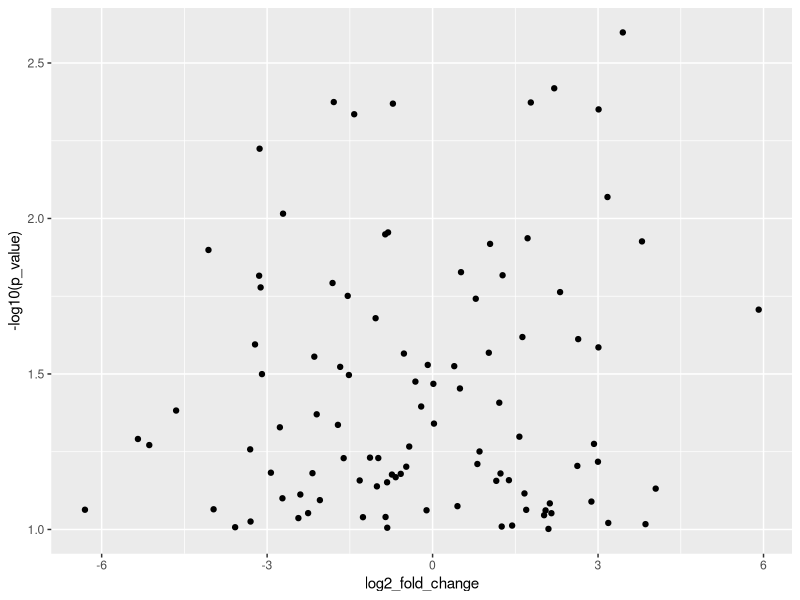
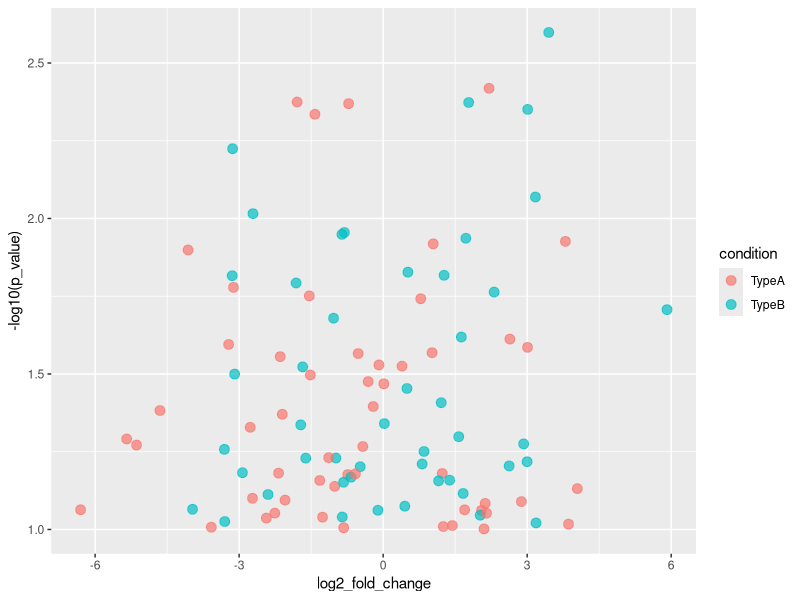
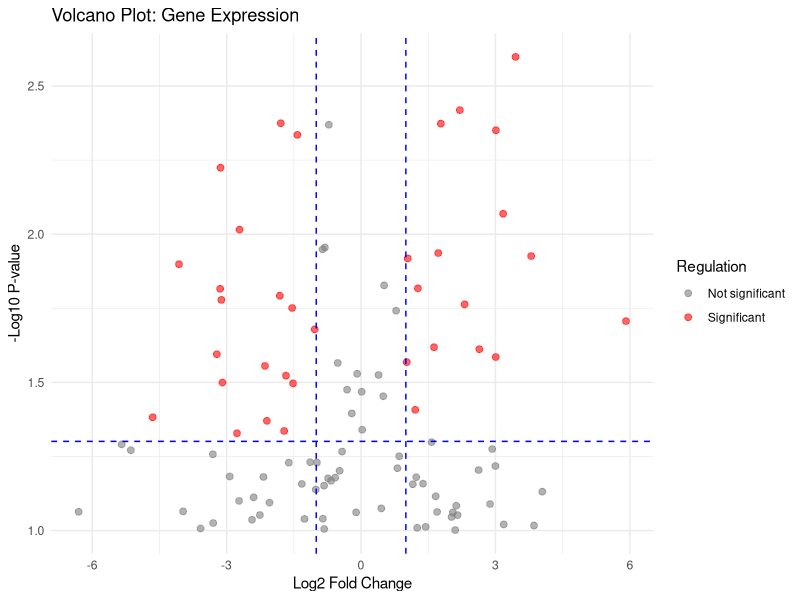
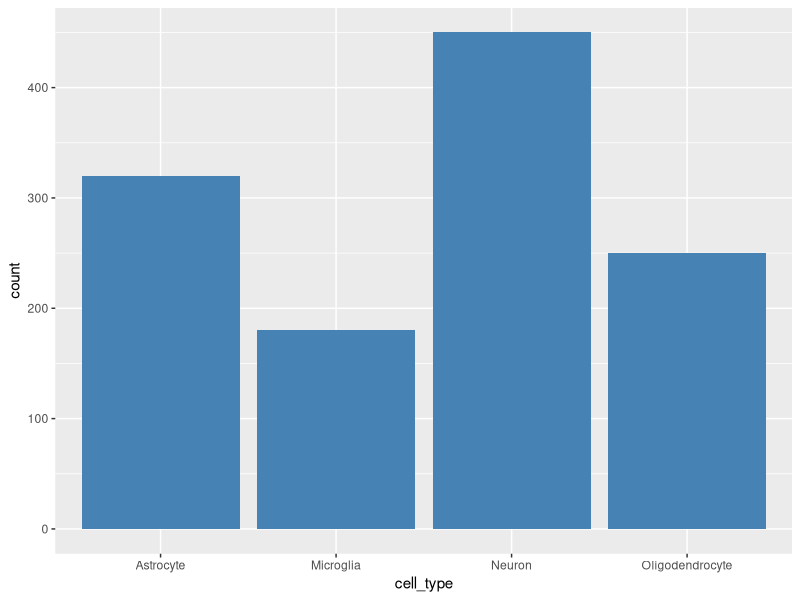
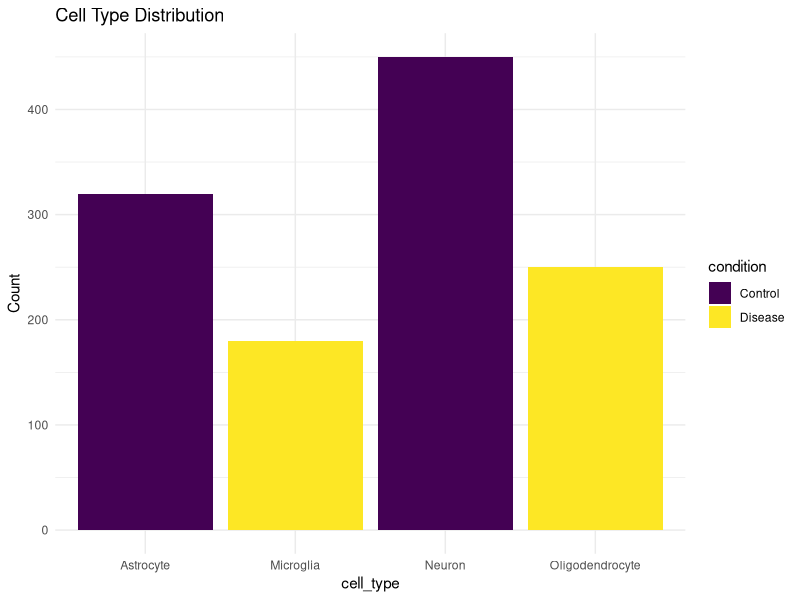
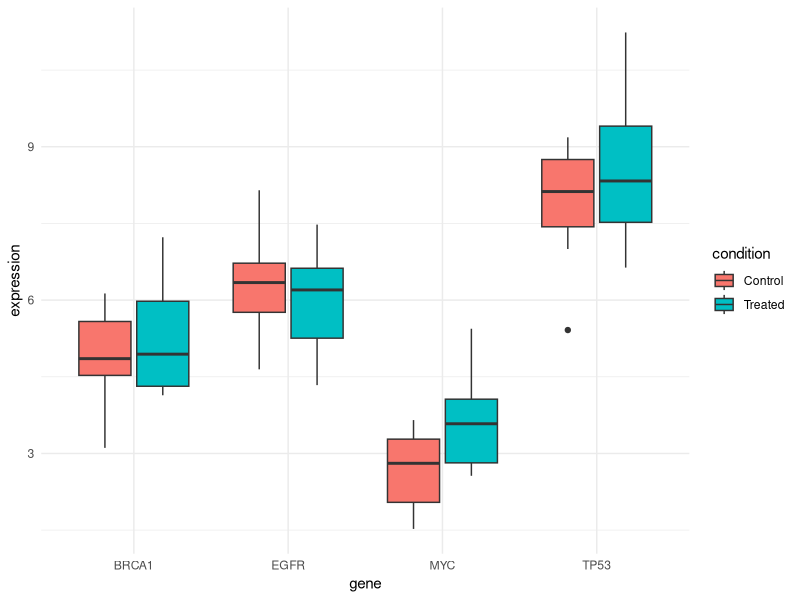
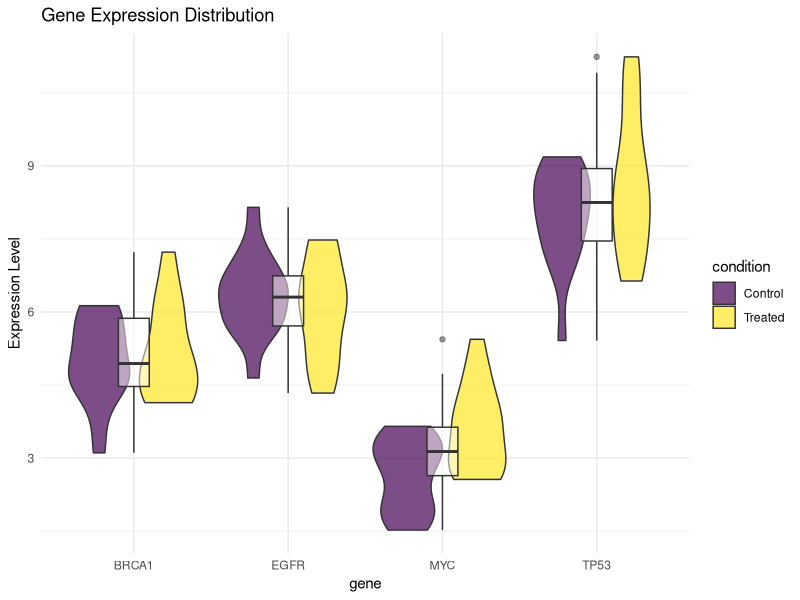
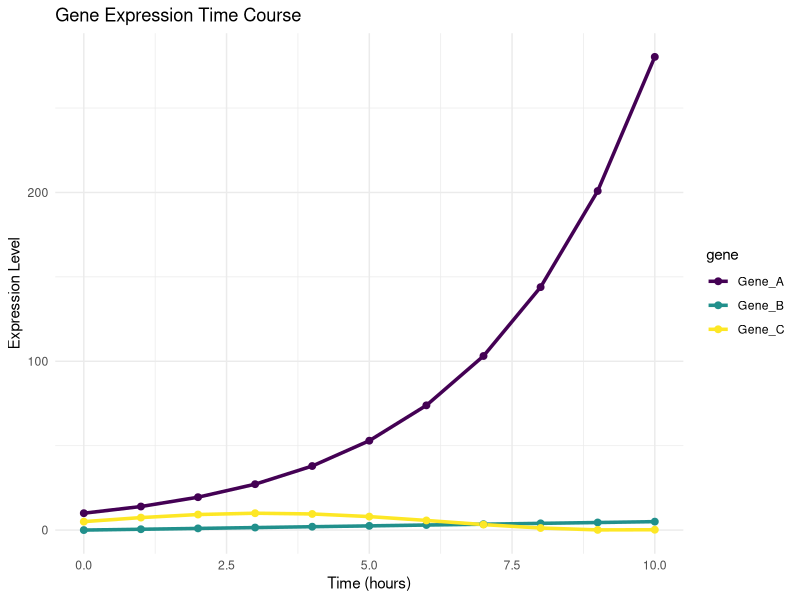

Recreate these plots in R, in order.
# ========================================================================
# Module 03: Data Visualization - ggplot2 Basics
# ========================================================================
#
# Learning Objectives:
#   - Understand the Grammar of Graphics
#   - Master basic plot types (scatter, bar, line, box, violin)
#   - Customize aesthetics (color, size, shape)
#   - Add layers and facets
#
# Estimated time: 3-4 hours
# Difficulty: Intermediate
#
# ========================================================================

library(tidyverse)
library(viridis)  # Color scales

# ========================================================================
# 1. GRAMMAR OF GRAPHICS: The ggplot2 Philosophy
# ========================================================================

# Every ggplot has 3 essential components:
#   1. Data
#   2. Aesthetic mappings (aes)
#   3. Geometric objects (geoms)

# Basic template:
# ggplot(data = <DATA>, aes(x = <X>, y = <Y>)) +
#   geom_<TYPE>()

# ========================================================================
# 2. SCATTER PLOTS
# ========================================================================

# Example data
gene_expr <- data.frame(
  gene_id = paste0("GENE_", 1:100),
  log2_fold_change = rnorm(100, 0, 2),
  p_value = runif(100, 0, 0.1),
  condition = sample(c("TypeA", "TypeB"), 100, replace = TRUE)
)

# Basic scatter plot
ggplot(gene_expr, aes(x = log2_fold_change, y = -log10(p_value))) +
  geom_point()

# Add color by condition
ggplot(gene_expr, aes(x = log2_fold_change, y = -log10(p_value), color = condition)) +
  geom_point(size = 3, alpha = 0.7)

# Volcano plot (publication-quality)
volcano_plot <- ggplot(gene_expr, aes(x = log2_fold_change, y = -log10(p_value))) +
  geom_point(aes(color = p_value < 0.05 & abs(log2_fold_change) > 1),
             size = 2, alpha = 0.6) +
  scale_color_manual(values = c("grey50", "red"),
                     labels = c("Not significant", "Significant"),
                     name = "Regulation") +
  geom_hline(yintercept = -log10(0.05), linetype = "dashed", color = "blue") +
  geom_vline(xintercept = c(-1, 1), linetype = "dashed", color = "blue") +
  labs(
    title = "Volcano Plot: Gene Expression",
    x = "Log2 Fold Change",
    y = "-Log10 P-value"
  ) +
  theme_minimal()

print(volcano_plot)

# ========================================================================
# 3. BAR PLOTS
# ========================================================================

# Count data
cell_counts <- data.frame(
  cell_type = c("Neuron", "Astrocyte", "Microglia", "Oligodendrocyte"),
  count = c(450, 320, 180, 250),
  condition = rep(c("Control", "Disease"), each = 2)
)

# Basic bar plot
ggplot(cell_counts, aes(x = cell_type, y = count)) +
  geom_col(fill = "steelblue")

# Grouped bar plot
ggplot(cell_counts, aes(x = cell_type, y = count, fill = condition)) +
  geom_col(position = "dodge") +
  scale_fill_viridis(discrete = TRUE) +
  theme_minimal() +
  labs(title = "Cell Type Distribution", y = "Count")

# ========================================================================
# 4. BOX PLOTS & VIOLIN PLOTS
# ========================================================================

# Generate sample data
expression_data <- data.frame(
  gene = rep(c("BRCA1", "TP53", "MYC", "EGFR"), each = 30),
  expression = c(
    rnorm(30, 5, 1),
    rnorm(30, 8, 1.5),
    rnorm(30, 3, 0.8),
    rnorm(30, 6, 1.2)
  ),
  condition = rep(c("Control", "Treated"), 60)
)

# Box plot
ggplot(expression_data, aes(x = gene, y = expression, fill = condition)) +
  geom_boxplot() +
  theme_minimal()

# Violin plot (shows distribution better)
ggplot(expression_data, aes(x = gene, y = expression, fill = condition)) +
  geom_violin(alpha = 0.7) +
  geom_boxplot(width = 0.2, fill = "white", alpha = 0.5) +
  scale_fill_viridis(discrete = TRUE) +
  theme_minimal() +
  labs(title = "Gene Expression Distribution", y = "Expression Level")

# ========================================================================
# 5. LINE PLOTS
# ========================================================================

# Time course data
time_course <- data.frame(
  time = rep(0:10, 3),
  expression = c(
    exp(-0:10 / 3) * 10,  # Gene A
    (0:10) * 0.5,         # Gene B
    sin(0:10 / 2) * 5 + 5 # Gene C
  ),
  gene = rep(c("Gene_A", "Gene_B", "Gene_C"), each = 11)
)

ggplot(time_course, aes(x = time, y = expression, color = gene)) +
  geom_line(size = 1.2) +
  geom_point(size = 2) +
  scale_color_viridis(discrete = TRUE) +
  labs(
    title = "Gene Expression Time Course",
    x = "Time (hours)",
    y = "Expression Level"
  ) +
  theme_minimal()

# ========================================================================
# 6. FACETING: Small Multiples
# ========================================================================

# Facet wrap (one variable)
ggplot(expression_data, aes(x = gene, y = expression, fill = gene)) +
  geom_violin(show.legend = FALSE) +
  facet_wrap(~condition) +
  theme_minimal()

# Facet grid (two variables)
ggplot(expression_data, aes(x = condition, y = expression, fill = condition)) +
  geom_boxplot(show.legend = FALSE) +
  facet_grid(~gene) +
  theme_minimal()

# ========================================================================
# 7. CUSTOMIZATION EXAMPLE (Inspired by your advanced plots)
# ========================================================================

# Create a publication-quality plot
publication_plot <- expression_data %>%
  group_by(gene, condition) %>%
  summarize(
    mean = mean(expression),
    se = sd(expression) / sqrt(n()),
    .groups = "drop"
  ) %>%
  ggplot(aes(x = gene, y = mean, fill = condition)) +
  geom_col(position = position_dodge(0.9), width = 0.8) +
  geom_errorbar(
    aes(ymin = mean - se, ymax = mean + se),
    position = position_dodge(0.9),
    width = 0.25
  ) +
  scale_fill_manual(
    values = c("Control" = "#4575b4", "Treated" = "#d73027"),
    name = "Condition"
  ) +
  labs(
    title = "Mean Gene Expression by Condition",
    subtitle = "Error bars represent standard error",
    x = "Gene",
    y = "Expression Level (normalized)"
  ) +
  theme_minimal(base_size = 14) +
  theme(
    plot.title = element_text(face = "bold", hjust = 0.5),
    plot.subtitle = element_text(hjust = 0.5, color = "gray40"),
    panel.grid.major.x = element_blank(),
    legend.position = "top"
  )

print(publication_plot)

# Save plot
# ggsave("output/publication_plot.png", publication_plot,
#        width = 8, height = 6, dpi = 300)

# ========================================================================
# EXERCISES
# ========================================================================

# Exercise 1: Create a scatter plot showing the relationship between
#             gene expression and fold change, colored by significance
# Your answer:

# Exercise 2: Create a grouped bar plot showing cell counts by type and condition
# Your answer:

# Exercise 3: Create faceted violin plots for multiple genes
# Your answer:

# ========================================================================
# KEY TAKEAWAYS
# ========================================================================

cat("\n")
cat("========================================\n")
cat("Key Takeaways: ggplot2 Basics\n")
cat("========================================\n")
cat("\n")
cat("1. ggplot2 uses Grammar of Graphics (layers)\n")
cat("2. Map data to aesthetics with aes()\n")
cat("3. Choose appropriate geom for your data\n")
cat("4. Use faceting for small multiples\n")
cat("5. Customize with themes and scales\n")
cat("6. Save publication-quality figures\n")
cat("\n")

# Next: 02_customization.R
